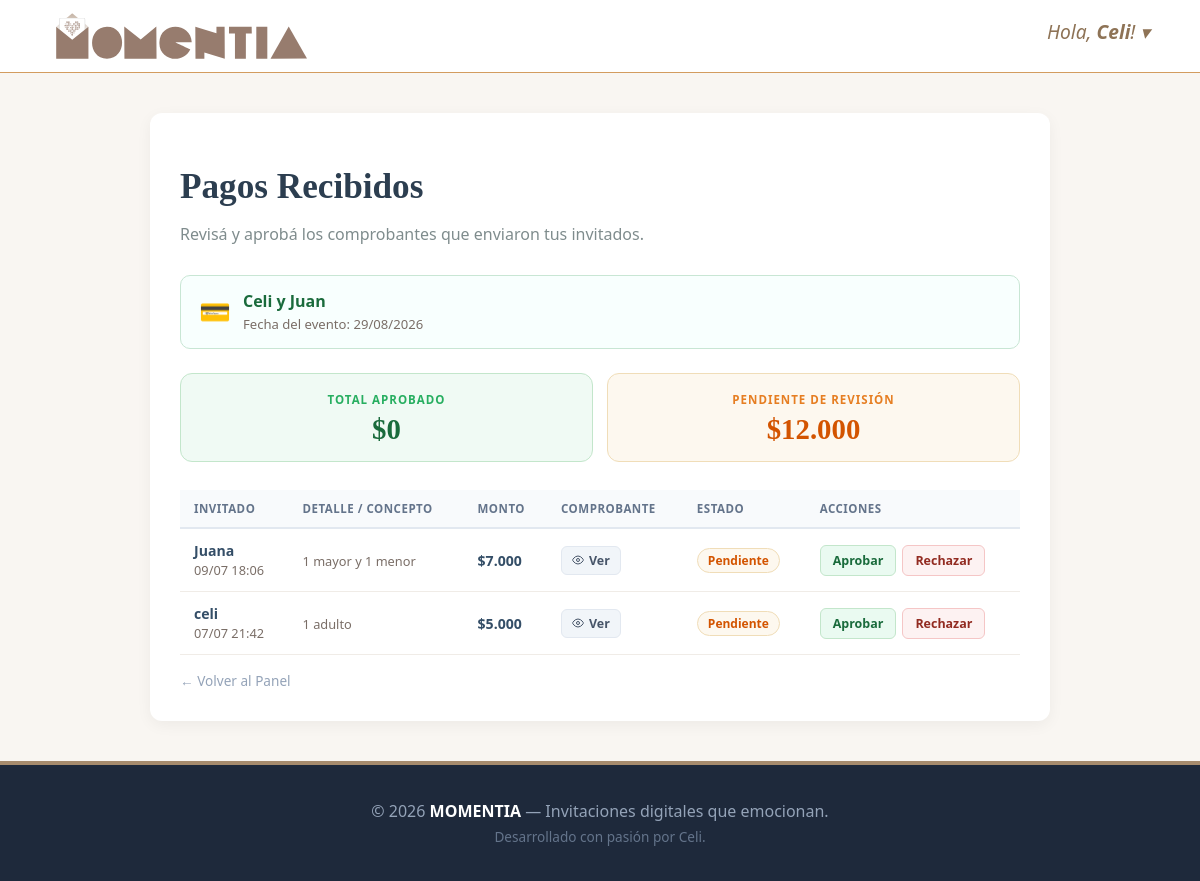
Page /gestionar_pagos.php?id=33 (signed in) on the committed database.
### tables this page shows
CREATE TABLE `tarjetas` (
  `id_tarjeta` int(11) NOT NULL,
  `id_cliente` int(11) NOT NULL,
  `id_plantilla` int(11) NOT NULL,
  `tipo_evento_id` int(11) NOT NULL,
  `estilo_visual_id` int(11) NOT NULL,
  `mod_cuenta_regresiva` tinyint(1) DEFAULT 0,
  `mod_musica` tinyint(1) DEFAULT 0,
  `mod_regalos` tinyint(1) DEFAULT 0,
  `mod_dress_code` tinyint(1) DEFAULT 0,
  `mod_linea_tiempo` tinyint(1) DEFAULT 0,
  `mod_book_fotos` tinyint(1) DEFAULT 0,
  `mod_compartir_fotos` tinyint(1) DEFAULT 0,
  `mod_rsvp_interno` tinyint(1) DEFAULT 0,
  `mod_muro_deseos` tinyint(1) DEFAULT 0,
  `mod_playlist` tinyint(1) DEFAULT 0,
  `nombres_portada` varchar(255) DEFAULT NULL,
  `fecha_evento` date DEFAULT NULL,
  `hora_evento` time DEFAULT NULL,
  `direccion_maps` text DEFAULT NULL,
  `link_musica` varchar(255) DEFAULT NULL,
  `datos_bancarios` text DEFAULT NULL,
  `mensaje_regalo` text DEFAULT NULL,
  `dress_code_texto` text DEFAULT NULL,
  `book_texto` varchar(255) DEFAULT NULL,
  `link_galeria_externa` varchar(255) DEFAULT NULL,
  `telefono_whatsapp` varchar(50) DEFAULT NULL,
  `fecha_limite_rsvp` date DEFAULT NULL,
  `frase_portada` varchar(255) DEFAULT NULL,
  `textos_personalizados` text DEFAULT NULL,
  `estado_pago` varchar(20) DEFAULT 'pendiente',
  `mod_rsvp_whatsapp` int(25) DEFAULT NULL,
  `playlist_modo` enum('formulario','enlace') NOT NULL DEFAULT 'formulario',
  `playlist_url` varchar(255) DEFAULT NULL,
  `linea_tiempo_estilo` enum('vertical','horizontal') NOT NULL DEFAULT 'vertical',
  `muro_moderacion` tinyint(1) NOT NULL DEFAULT 0,
  `mod_pagar_evento` tinyint(1) DEFAULT 0,
  `momento2_nombre` varchar(100) DEFAULT NULL,
  `momento2_fecha` date DEFAULT NULL,
  `momento2_hora` time DEFAULT NULL,
  `momento2_direccion_maps` text DEFAULT NULL,
  `mod_ubi_calen` tinyint(1) DEFAULT NULL,
  `mod_foto_portada` tinyint(1) DEFAULT 0,
  `foto_portada` varchar(255) DEFAULT NULL
);

CREATE TABLE `pagos_evento` (
  `id_pago` int(11) NOT NULL,
  `tarjeta_id` int(11) NOT NULL,
  `nombre_invitado` varchar(100) NOT NULL,
  `concepto` varchar(150) NOT NULL,
  `monto` decimal(10,2) NOT NULL,
  `comprobante_img` varchar(255) DEFAULT NULL,
  `estado` enum('pendiente','aprobado','rechazado') DEFAULT 'pendiente',
  `fecha_pago` datetime DEFAULT current_timestamp()
);

### gestionar_pagos.php (the view, shortened to what this page needs)
<?php
require_once __DIR__ . '/conexion.php';
$id_usuario = $_SESSION['id_usuario'];
$id_tarjeta = isset($_GET['id']) ? (int)$_GET['id'] : 0;
try {
    $stmt = $pdo->prepare("SELECT id_tarjeta, nombres_portada, fecha_evento FROM tarjetas WHERE id_tarjeta = ? AND id_cliente = ?");
    $stmt->execute([$id_tarjeta, $id_usuario]);
    $tarjeta = $stmt->fetch(PDO::FETCH_ASSOC);
} catch (PDOException $e) {
    error_log('Error en gestionar_pagos: ' . $e->getMessage());
    header("Location: dashboard.php?error=error_carga");
    exit;
}
try {
    $stmt = $pdo->prepare("SELECT * FROM pagos_evento WHERE tarjeta_id = ? ORDER BY fecha_pago DESC");
    $stmt->execute([$id_tarjeta]);
    $pagos = $stmt->fetchAll(PDO::FETCH_ASSOC);
} catch (PDOException $e) {
    error_log('Error cargando pagos: ' . $e->getMessage());
    $pagos = [];
}
$total_aprobado  = array_sum(array_column(array_filter($pagos, fn($p) => $p['estado'] === 'aprobado'),  'monto'));
$total_pendiente = array_sum(array_column(array_filter($pagos, fn($p) => $p['estado'] === 'pendiente'), 'monto'));
$nombre_tarjeta = htmlspecialchars($tarjeta['nombres_portada'] ?: 'Sin título');
$fecha_fmt      = $tarjeta['fecha_evento'] ? date('d/m/Y', strtotime($tarjeta['fecha_evento'])) : '—';
?>
<!DOCTYPE html>
<html lang="es">
<head>
    <link rel="stylesheet" href="css/global.css">
    <link rel="stylesheet" href="css/formularios.css">
</head>
<body>
<?php include_once 'header.php'; ?>
<main class="form-container" style="max-width: 900px;">
    <div class="form-card">
        <h1>Pagos Recibidos</h1>
        <p class="subtitle">Revisá y aprobá los comprobantes que enviaron tus invitados.</p>
        <div class="panel-contexto">
            <span style="font-size:1.6rem;">💳</span>
            <div>
                <strong><?php echo $nombre_tarjeta; ?></strong>
                <span>Fecha del evento: <?php echo $fecha_fmt; ?></span>
            </div>
        </div>
        <div class="pagos-stats">
            <div class="stat-card stat-aprobado">
                <h4>Total Aprobado</h4>
                <div class="monto">$<?php echo number_format($total_aprobado, 0, ',', '.'); ?></div>
            </div>
            <div class="stat-card stat-pendiente">
                <h4>Pendiente de revisión</h4>
                <div class="monto">$<?php echo number_format($total_pendiente, 0, ',', '.'); ?></div>
            </div>
        </div>
        <?php if (!empty($pagos)): ?>
            <div class="tabla-wrap">
                <table class="tabla-pagos">
                    <thead>
                        <tr>
                            <th>Invitado</th>
                            <th>Detalle / Concepto</th>
                            <th>Monto</th>
                            <th>Comprobante</th>
                            <th>Estado</th>
                            <th>Acciones</th>
                        </tr>
                    </thead>
                    <tbody>
                        <?php foreach ($pagos as $pago): ?>
                            <tr>
                                <td>
                                    <strong><?php echo htmlspecialchars($pago['nombre_invitado']); ?></strong>
                                    <?php if (!empty($pago['fecha_pago'])): ?>
                                        <br><small><?php echo date('d/m H:i', strtotime($pago['fecha_pago'])); ?></small>
                                    <?php endif; ?>
                                </td>
                                <td><small><?php echo htmlspecialchars($pago['concepto'] ?? '—'); ?></small></td>
                                <td>
                                    <strong>$<?php echo number_format($pago['monto'], 0, ',', '.'); ?></strong>
                                </td>
                                <td>
                                    <?php if (!empty($pago['comprobante_img'])): ?>
                                        <a href="uploads/comprobantes/<?php echo rawurlencode(basename($pago['comprobante_img'])); ?>"
                                           target="_blank" rel="noopener noreferrer" class="btn-ver-comp">
                                            <svg viewBox="0 0 24 24" fill="none" stroke="currentColor" stroke-width="2" width="12" height="12">
                                                <path d="M1 12s4-8 11-8 11 8 11 8-4 8-11 8-11-8-11-8z"/>
                                                <circle cx="12" cy="12" r="3"/>
                                            </svg>
                                            Ver
                                        </a>
                                    <?php else: ?>
                                        <small style="color:#94a3b8;">Sin archivo</small>
                                    <?php endif; ?>
                                </td>
                                <td>
                                    <?php
                                    $estado = $pago['estado'] ?? 'pendiente';
                                    $labels = ['pendiente' => 'Pendiente', 'aprobado' => '✓ Aprobado', 'rechazado' => '✕ Rechazado'];
                                    ?>
                                    <span class="badge badge-<?php echo $estado; ?>">
                                        <?php echo $labels[$estado] ?? ucfirst($estado); ?>
                                    </span>
                                </td>
                                <td>
                                    <?php if ($estado === 'pendiente'): ?>
                                        <form method="POST" class="acciones-form">
                                            <button type="submit" name="accion" value="aprobado"  class="btn-aprobar">Aprobar</button>
                                            <button type="submit" name="accion" value="rechazado" class="btn-rechazar">Rechazar</button>
                                        </form>
                                    <?php else: ?>
                                        <span class="txt-procesado">Procesado</span>
                                    <?php endif; ?>
                                </td>
                            </tr>
                        <?php endforeach; ?>
                    </tbody>
                </table>
            </div>
        <?php endif; ?>
        <a href="dashboard.php" class="btn-volver">← Volver al Panel</a>
    </div>
</main>
<?php include_once 'footer.php'; ?>
</body>
</html>

### css/global.css (style rules this page uses)
:root { --color-principal: #a68b6d; }
body { font-family: 'Segoe UI', sans-serif; background-color: #f9f6f2; color: #333; margin: 0; }
a { transition: color 0.2s; }
h1, h2, h3, h4 { word-break: break-word; }

### css/formularios.css (style rules this page uses)
.form-container { max-width: 700px; margin: 40px auto; padding: 0 20px; }
.form-card { background: #ffffff; padding: 30px; border-radius: 12px; box-shadow: 0 4px 15px rgba(0, 0, 0, 0.05); }
.form-card h1 { font-family: 'Playfair Display', serif; color: #2c3e50; margin-bottom: 5px; font-size: 2.2rem; }
.subtitle { color: #7f8c8d; margin-bottom: 30px; font-size: 1rem; }
small { color: #94a3b8; font-size: 0.8rem; margin-top: 5px; }
.btn-aprobar { background: #27ae60; }
.tabla-pagos { width: 100%; border-collapse: collapse; min-width: 600px; }
.tabla-pagos th { background: #f4f6f8; border-bottom: 2px solid #cbd5e1; text-align: left; padding: 12px; color: #475569; }
.tabla-pagos td { padding: 12px; border-bottom: 1px solid #e2e8f0; transition: background 0.2s; }
.btn-aprobar { background: #28a745; }
.btn-rechazar { background: #dc3545; }
.btn-volver { display: inline-block; color: #94a3b8; font-size: 0.88rem; text-decoration: none; margin-top: 12px; }

### gestionar_pagos.php (style rules this page uses)
.panel-contexto { display: flex; align-items: center; gap: 12px; background: #f8fffe; border: 1px solid #c8e6d4; border-radius: 10px; padding: 14px 18px; margin-bottom: 24px; }
.panel-contexto strong { color: #1a6b3c; display: block; }
.panel-contexto span { color: #7a6e67; font-size: 0.82rem; }
.pagos-stats { display: grid; grid-template-columns: 1fr 1fr; gap: 14px; margin-bottom: 28px; }
.stat-card { border-radius: 12px; padding: 18px; text-align: center; border: 1px solid; }
.stat-card h4 { font-size: 0.72rem; font-weight: 600; text-transform: uppercase; letter-spacing: 1px; margin: 0 0 8px 0; }
.stat-card .monto { font-family: 'Playfair Display', Georgia, serif; font-size: 1.8rem; font-weight: 600; line-height: 1; }
.stat-aprobado { background: #f0faf4; border-color: #c3e6cb; }
.stat-aprobado h4 { color: #27ae60; }
.stat-aprobado .monto { color: #1a6b3c; }
.stat-pendiente { background: #fdf8ef; border-color: #f0ddb8; }
.stat-pendiente h4 { color: #e67e22; }
.stat-pendiente .monto { color: #d35400; }
.tabla-wrap { overflow-x: auto; }
.tabla-pagos { width: 100%; border-collapse: collapse; font-size: 0.88rem; min-width: 600px; }
.tabla-pagos th { background: #f8fafc; border-bottom: 2px solid #e2e8f0; padding: 11px 14px; text-align: left; font-size: 0.72rem; font-weight: 600; color: #64748b; text-transform: uppercase; letter-spacing: 0.5px; }
.tabla-pagos td { padding: 12px 14px; border-bottom: 1px solid #f0ece7; vertical-align: middle; color: #344e67; }
.tabla-pagos td small { color: #7a6e67; font-size: 0.8rem; }
.badge { display: inline-block; padding: 3px 10px; border-radius: 20px; font-size: 0.75rem; font-weight: 600; border: 1px solid; }
.badge-pendiente { background: #fdf8ef; color: #d35400; border-color: #f0ddb8; }
.btn-ver-comp { display: inline-flex; align-items: center; gap: 5px; background: #f1f5f9; color: #475569; border: 1px solid #e2e8f0; border-radius: 6px; padding: 5px 10px; font-size: 0.78rem; font-weight: 600; text-decoration: none; transition: all 0.2s; }
.acciones-form { display: flex; gap: 6px; }
.btn-aprobar, .btn-rechazar { padding: 6px 12px; border: none; border-radius: 6px; font-size: 0.78rem; font-weight: 600; cursor: pointer; font-family: inherit; transition: all 0.2s; }
.btn-aprobar { background: #eafaf1; color: #1a6b3c; border: 1px solid #c3e6cb; }
.btn-rechazar { background: #fdf2f2; color: #922b21; border: 1px solid #f5c6c6; }
.btn-volver { display: inline-block; color: #94a3b8; font-size: 0.85rem; text-decoration: none; margin-top: 16px; }

### rows in the picture
tarjetas: nombres_portada "Celi y Juan", fecha_evento "29/08/2026"
pagos_evento: nombre_invitado "Juana", fecha_pago "09/07 18:06", concepto "1 mayor y 1 menor", monto "7.000", estado "Pendiente"
pagos_evento: nombre_invitado "celi", fecha_pago "07/07 21:42", concepto "1 adulto", monto "5.000", estado "Pendiente"

### other values in the picture
$nombre_display "Celi"
$total_aprobado "0"
$total_pendiente "12.000"
